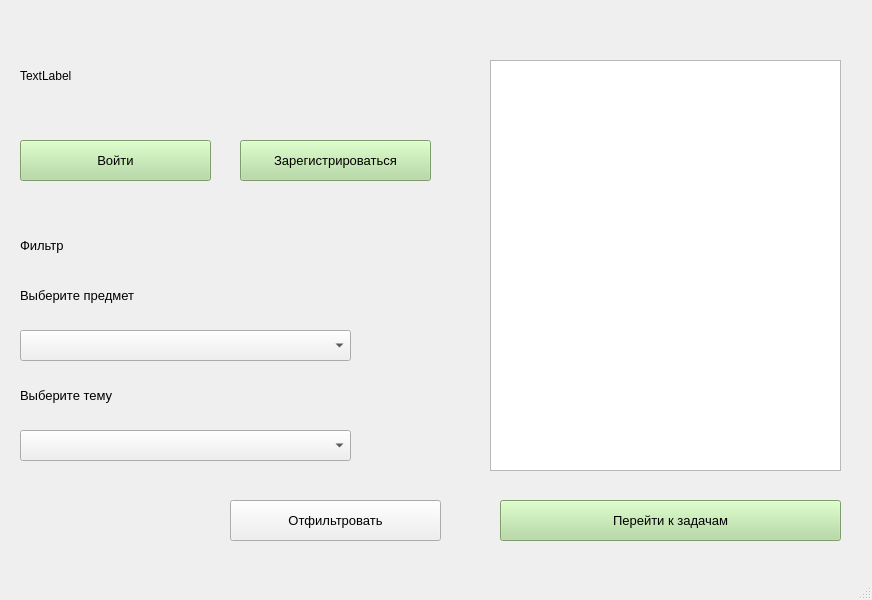
<?xml version="1.0" encoding="UTF-8"?>
<ui version="4.0">
 <class>MainWindow</class>
 <widget class="QMainWindow" name="MainWindow">
  <property name="geometry">
   <rect>
    <x>0</x>
    <y>0</y>
    <width>872</width>
    <height>600</height>
   </rect>
  </property>
  <property name="windowTitle">
   <string>MainWindow</string>
  </property>
  <widget class="QWidget" name="centralwidget">
   <widget class="QListWidget" name="listWidget">
    <property name="geometry">
     <rect>
      <x>490</x>
      <y>60</y>
      <width>351</width>
      <height>411</height>
     </rect>
    </property>
   </widget>
   <widget class="QPushButton" name="btn_log">
    <property name="geometry">
     <rect>
      <x>20</x>
      <y>140</y>
      <width>191</width>
      <height>41</height>
     </rect>
    </property>
    <property name="font">
     <font>
      <pointsize>10</pointsize>
     </font>
    </property>
    <property name="styleSheet">
     <string notr="true">background-color: rgb(176, 217, 154);</string>
    </property>
    <property name="text">
     <string>Войти</string>
    </property>
   </widget>
   <widget class="QPushButton" name="btn_reg">
    <property name="geometry">
     <rect>
      <x>240</x>
      <y>140</y>
      <width>191</width>
      <height>41</height>
     </rect>
    </property>
    <property name="font">
     <font>
      <pointsize>10</pointsize>
     </font>
    </property>
    <property name="styleSheet">
     <string notr="true">background-color: rgb(176, 217, 154);</string>
    </property>
    <property name="text">
     <string>Зарегистрироваться</string>
    </property>
   </widget>
   <widget class="QPushButton" name="btn_test">
    <property name="geometry">
     <rect>
      <x>500</x>
      <y>500</y>
      <width>341</width>
      <height>41</height>
     </rect>
    </property>
    <property name="font">
     <font>
      <pointsize>10</pointsize>
     </font>
    </property>
    <property name="styleSheet">
     <string notr="true">background-color: rgb(176, 217, 154);</string>
    </property>
    <property name="text">
     <string>Перейти к задачам</string>
    </property>
   </widget>
   <widget class="QComboBox" name="them">
    <property name="geometry">
     <rect>
      <x>20</x>
      <y>430</y>
      <width>331</width>
      <height>31</height>
     </rect>
    </property>
    <property name="font">
     <font>
      <pointsize>10</pointsize>
     </font>
    </property>
   </widget>
   <widget class="QLabel" name="label_user">
    <property name="geometry">
     <rect>
      <x>120</x>
      <y>50</y>
      <width>341</width>
      <height>41</height>
     </rect>
    </property>
    <property name="font">
     <font>
      <pointsize>13</pointsize>
     </font>
    </property>
    <property name="text">
     <string/>
    </property>
   </widget>
   <widget class="QComboBox" name="sub">
    <property name="geometry">
     <rect>
      <x>20</x>
      <y>330</y>
      <width>331</width>
      <height>31</height>
     </rect>
    </property>
    <property name="font">
     <font>
      <pointsize>10</pointsize>
     </font>
    </property>
   </widget>
   <widget class="QLabel" name="label">
    <property name="geometry">
     <rect>
      <x>20</x>
      <y>230</y>
      <width>131</width>
      <height>31</height>
     </rect>
    </property>
    <property name="font">
     <font>
      <pointsize>10</pointsize>
     </font>
    </property>
    <property name="text">
     <string>Фильтр</string>
    </property>
   </widget>
   <widget class="QLabel" name="label_2">
    <property name="geometry">
     <rect>
      <x>20</x>
      <y>280</y>
      <width>161</width>
      <height>31</height>
     </rect>
    </property>
    <property name="font">
     <font>
      <pointsize>10</pointsize>
     </font>
    </property>
    <property name="text">
     <string>Выберите предмет</string>
    </property>
   </widget>
   <widget class="QLabel" name="label_3">
    <property name="geometry">
     <rect>
      <x>20</x>
      <y>380</y>
      <width>141</width>
      <height>31</height>
     </rect>
    </property>
    <property name="font">
     <font>
      <pointsize>10</pointsize>
     </font>
    </property>
    <property name="text">
     <string>Выберите тему</string>
    </property>
   </widget>
   <widget class="QPushButton" name="btn_filtr">
    <property name="geometry">
     <rect>
      <x>230</x>
      <y>500</y>
      <width>211</width>
      <height>41</height>
     </rect>
    </property>
    <property name="font">
     <font>
      <pointsize>10</pointsize>
     </font>
    </property>
    <property name="text">
     <string>Отфильтровать</string>
    </property>
   </widget>
   <widget class="QLabel" name="user_im">
    <property name="geometry">
     <rect>
      <x>20</x>
      <y>40</y>
      <width>71</width>
      <height>71</height>
     </rect>
    </property>
    <property name="text">
     <string>TextLabel</string>
    </property>
   </widget>
  </widget>
  <widget class="QMenuBar" name="menubar">
   <property name="geometry">
    <rect>
     <x>0</x>
     <y>0</y>
     <width>872</width>
     <height>21</height>
    </rect>
   </property>
  </widget>
  <widget class="QStatusBar" name="statusbar"/>
 </widget>
 <resources/>
 <connections/>
</ui>
